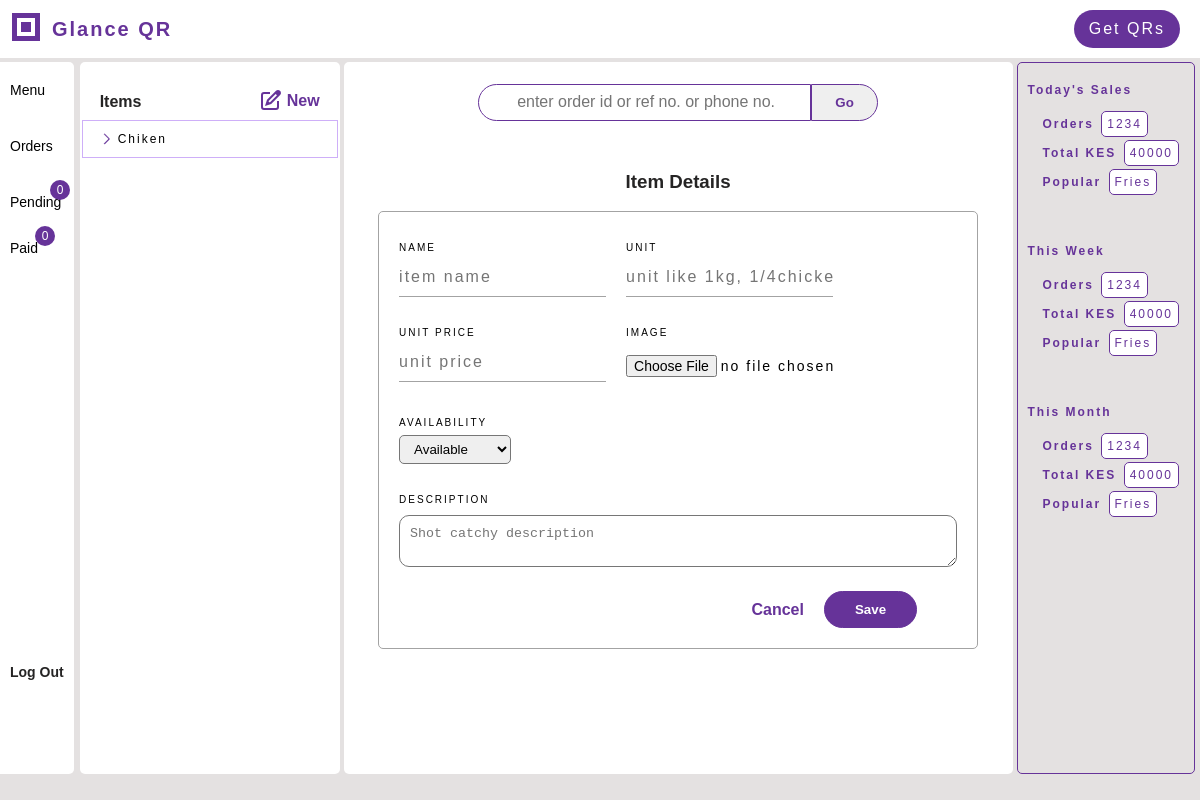
/add_item/ (signed in), run on an earlier commit of the app's database.
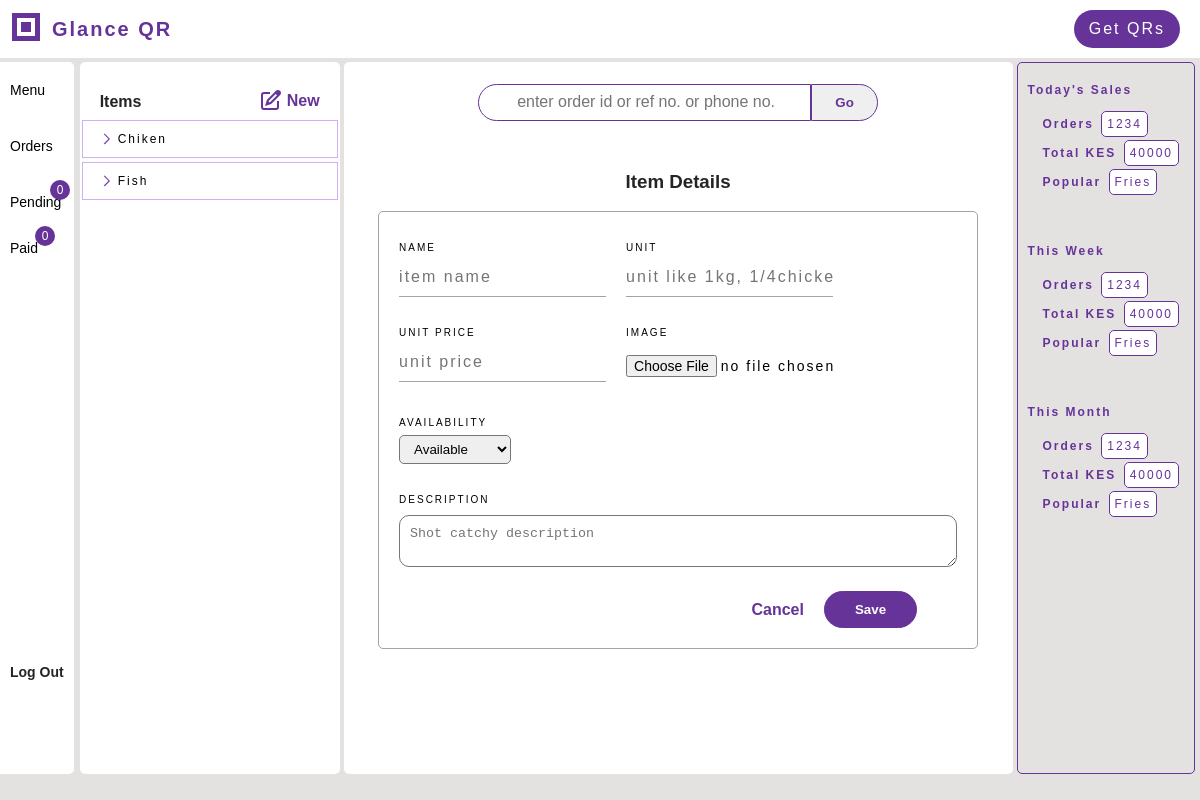
And on a later commit of the database.
### menus/models.py (models this page shows, shortened)
class Item(models.Model):
    item_id = models.AutoField(primary_key=True)
    name = LowercaseTextField(max_length=100, null=True, blank=False)
    description = models.CharField(max_length=255, blank=True)
    unit = models.CharField(max_length=50, null=True, blank=False)
    unit_price = models.DecimalField(max_digits=10, decimal_places=2)
    image = models.FileField(upload_to='item_images/', blank=False, null=True)
    available = models.BooleanField(default=True)
    restaurant = models.ForeignKey(Restaurant, related_name="items", on_delete=models.SET_NULL, null=True, blank=True)

### qrgenerator/views_dashbord.py (the view, shortened to what this page needs)
# urls.py: path('add_item/', views_dashbord.add_item, name='add_item'),
def add_item(request):
    context = {'items': request.user.restaurant.menu}
    context['form'] = AddItemForm()
    return render(request, 'qrgenerator/add_item.html', context)

### qrgenerator/forms.py
class AddItemForm(forms.ModelForm):
    class Meta:
        model = Item
        fields = ['name', 'unit', 'description', 'available', 'unit_price', 'image']
        widgets = {
            'name': forms.TextInput(attrs={'name': 'name', 'id': 'name', 'class': 'form-input', 'placeholder': 'Item Name'}),
            'unit': forms.TextInput(attrs={'name': 'unit', 'id': 'unit', 'class': 'form-input', 'placeholder': 'Unit'}),
            'description': forms.Textarea(attrs={'name': 'description', 'id': 'description', 'class': 'form-input', 'placeholder': 'Description'}),
            'unit_price': forms.NumberInput(attrs={'name': 'unit_price', 'id': 'unit_price', 'class': 'form-input', 'placeholder': 'Unit Price'}),
            'image': forms.ClearableFileInput(attrs={'name': 'image', 'id': 'image'}),
        }

### menus/models.py (called while the page is built)
    @property
    def menu(self):
        return self.items.filter(available=True)

### qrgenerator/templates/qrgenerator/add_item.html (shortened to what this page needs)
{% extends 'qrgenerator/menu.html' %}
{% load static %}
{% block workspace %}
<div class="form-wrapper">
    <div class="form-title"><h3>Item Details</h3></div>
    <form action="" method="post" enctype="multipart/form-data" class="form-register order-summary max-w-600">
        <div class="input-wrapper"><div class="label">NAME</div>
            <input type="text" class="form-input" id="item-name" name="name" placeholder="Item Name" required>
        </div>
        <div class="input-wrapper"><div class="label">UNIT</div>
            <input type="text" class="form-input" id="unit" name="unit" placeholder="unit like 1kg, 1/4chicken, 1plate" required>
        </div>
        <div class="input-wrapper"><div class="label">UNIT PRICE</div>
            <input type="number" class="form-input" id="unit-price" name="unit_price" Placeholder="Unit Price" required>
        </div>
        <div class="input-wrapper"><div class="label">IMAGE</div>
            <input type="file" class="form-input" id="input-file" name="image" Placeholder="Upload Image" required>
        </div>
        <div class="input-wrapper"><div class="label">AVAILABILITY</div>
            <select name="available" id="available" class="available">
                <option value="available">Available</option>
            </select>
        </div>
        <div class="input-wrapper description"><div class="label">DESCRIPTION</div>
            <textarea type="text" class="form-input item-description" id="item-description" name="description" placeholder="Shot catchy description"></textarea>
        </div>
        <div class="add-btns-wrapper">
            <div id="cancel">Cancel</div>
            <button type="submit" class="button-save" id="button-save">Save</button>
        </div>
    </form>
</div>
{% endblock %}

### qrgenerator/templates/qrgenerator/menu.html (shortened to what this page needs)
{% extends 'qrgenerator/dashbord.html' %}
{% block menu_elements %}
<div class="menu-elements bg-white">
    <div class="elements-top">
        <div class="elements-title">Items</div>
        <a href="{% url 'qrgenerator:add_item' %}" id="add-new">
            <span id="new">New</span>
        </a>
    </div>
    <div class="elements-wrapper">
        {% if items %}
        {% for item in items %}
        <a href="{% url 'qrgenerator:view_item' item.item_id %}">
            <div class="element-highlight">
                <span class="item-name item-property">{{item.name.title}}</span>
            </div>
        </a>
        {% endfor %}
        {% endif %}
    </div>
</div>
{% endblock %}

What changed in the data, as far as the page shows it:
added Item: name "Fish"
